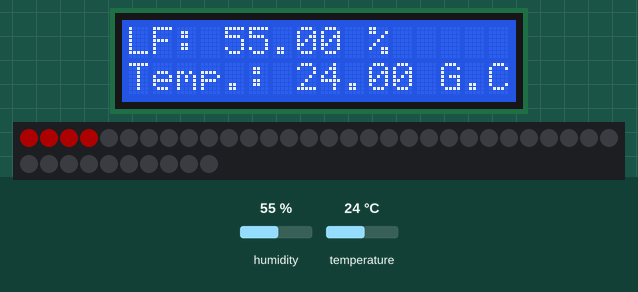
This sketch was run on a simulated Arduino Uno, built with avr-gcc and run on an emulated ATmega328P. Shown: 16×2 character LCD, 40 RGB LEDs in strip order, left to right, continuing on the next row. The test bench sets the inputs (shaded band); at power-on: humidity 55 %, temperature 24 °C. Dim RGB values are drawn brighter than linear.

Above: at 2.6 s.
2.7 s: humidity set to 76 %
At 4.6 s:
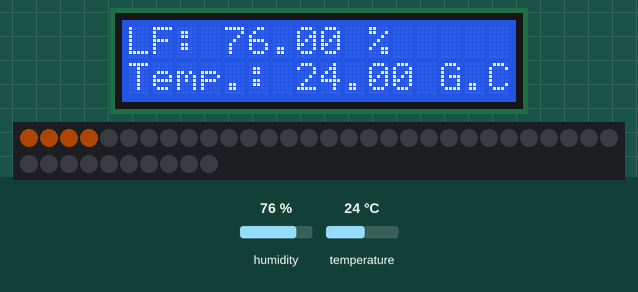
5.7 s: humidity set to 79 %
At 7.1 s:
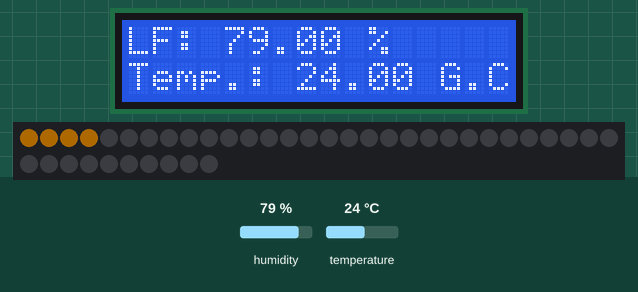
8.7 s: temperature set to 24.8 °C
11.7 s: humidity set to 85 %
At 13.5 s:
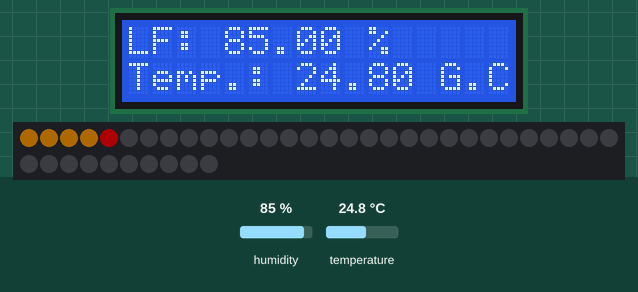
14.7 s: humidity set to 88 %
At 17.4 s:
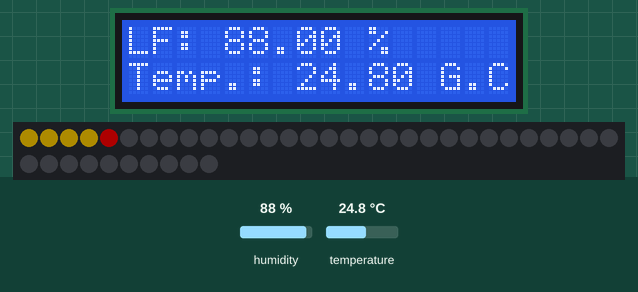
Timing chart, 0 to 18.7 s (numbered marks = the images above; inputs shaded):
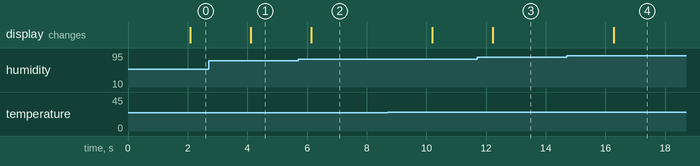

The sketch:

temperatur_Display_Neo_Pixels.ino
```cpp
#include <Adafruit_NeoPixel.h>
#ifdef __AVR__
#include <avr/power.h>
#endif
#define PIN 8 // Hier wird angegeben, an welchem digitalen Pin die WS2812 LEDs bzw. NeoPixel angeschlossen sind
#define NUMPIXELS 40 // Hier wird die Anzahl der angeschlossenen WS2812 LEDs bzw. NeoPixel angegeben
Adafruit_NeoPixel pixels = Adafruit_NeoPixel(NUMPIXELS, PIN, NEO_GRB + NEO_KHZ800);

int pause=100; // 100 Millisekunden Pause bis zur Ansteuerung der nächsten LED.


#include <LiquidCrystal.h>
LiquidCrystal lcd(12, 11, 5, 4, 3, 2);

#include "DHT.h" //DHT Bibliothek laden

#define DHTPIN A0 //Der Sensor wird an PIN 2 angeschlossen

#define DHTTYPE DHT22    // Es handelt sich um den DHT22 Sensor

DHT dht(DHTPIN, DHTTYPE); //Der Sensor wird ab jetzt mit „dth“ angesprochen

void setup() {
  Serial.begin(9600); //Serielle Verbindung starten
  lcd.begin(16, 2);
  dht.begin(); //DHT22 Sensor starten
  pixels.begin(); // Initialisierung der NeoPixel
}

void loop() {


delay(2000);

  float Luftfeuchtigkeit = dht.readHumidity(); //die Luftfeuchtigkeit auslesen und unter „Luftfeutchtigkeit“ speichern

  float Temperatur = dht.readTemperature();//die Temperatur auslesen und unter „Temperatur“ speichern
  lcd.clear(); //Display löschen.
  lcd.setCursor(0, 0);
  lcd.print("LF: "); //Im seriellen Monitor den Text und
  lcd.print(Luftfeuchtigkeit); //die Dazugehörigen Werte anzeigen
  lcd.print(" %");
  lcd.setCursor(0, 1);
  lcd.print("Temp.: ");
  lcd.print(Temperatur);
  lcd.print(" G.C.");

  if (Temperatur > 0)
  {
    pixels.setPixelColor(0, pixels.Color(50,0,0)); // Pixel1 leuchtet in der Farbe Grün
    pixels.show();

          if(Luftfeuchtigkeit >=60 & Luftfeuchtigkeit < 69)
      {
       pixels.setPixelColor(0, pixels.Color(50,10,0));
       pixels.show();
      }
      if(Luftfeuchtigkeit >=69 & Luftfeuchtigkeit < 78)
      {
       pixels.setPixelColor(0, pixels.Color(50,20,0));
       pixels.show();
      }

      if(Luftfeuchtigkeit >=78 & Luftfeuchtigkeit < 87)
      {
       pixels.setPixelColor(0, pixels.Color(50,30,0));
       pixels.show();
      }
      if(Luftfeuchtigkeit >=87 & Luftfeuchtigkeit < 96)
      {
       pixels.setPixelColor(0, pixels.Color(50,40,0));
       pixels.show();
      }

     if(Luftfeuchtigkeit >=96)
      {
       pixels.setPixelColor(0, pixels.Color(50,50,0));
       pixels.show();
      }
  }

  if (Temperatur > 6)
  {
    pixels.setPixelColor(1, pixels.Color(50,0,0)); // Pixel1 leuchtet in der Farbe Grün
    pixels.show();
      if(Luftfeuchtigkeit >=60 & Luftfeuchtigkeit < 69)
      {
       pixels.setPixelColor(1, pixels.Color(50,10,0));
       pixels.show();
      }
      if(Luftfeuchtigkeit >=69 & Luftfeuchtigkeit < 78)
      {
       pixels.setPixelColor(1, pixels.Color(50,20,0));
       pixels.show();
      }

      if(Luftfeuchtigkeit >=78 & Luftfeuchtigkeit < 87)
      {
       pixels.setPixelColor(1, pixels.Color(50,30,0));
       pixels.show();
      }
      if(Luftfeuchtigkeit >=87 & Luftfeuchtigkeit < 96)
      {
       pixels.setPixelColor(1, pixels.Color(50,40,0));
       pixels.show();
      }

     if(Luftfeuchtigkeit >=96)
      {
       pixels.setPixelColor(1, pixels.Color(50,50,0));
       pixels.show();
      }

  }
  if (Temperatur > 12)
  {
    pixels.setPixelColor(2, pixels.Color(50,0,0)); // Pixel1 leuchtet in der Farbe Grün
    pixels.show();

        if(Luftfeuchtigkeit >=60 & Luftfeuchtigkeit < 69)
      {
       pixels.setPixelColor(2, pixels.Color(50,10,0));
       pixels.show();
      }
      if(Luftfeuchtigkeit >=69 & Luftfeuchtigkeit < 78)
      {
       pixels.setPixelColor(2, pixels.Color(50,20,0));
       pixels.show();
      }

      if(Luftfeuchtigkeit >=78 & Luftfeuchtigkeit < 87)
      {
       pixels.setPixelColor(2, pixels.Color(50,30,0));
       pixels.show();
      }
      if(Luftfeuchtigkeit >=87 & Luftfeuchtigkeit < 96)
      {
       pixels.setPixelColor(2, pixels.Color(50,40,0));
       pixels.show();
      }

     if(Luftfeuchtigkeit >=96)
      {
       pixels.setPixelColor(2, pixels.Color(50,50,0));
       pixels.show();
      }
  }
  if (Temperatur > 18)
  {
    pixels.setPixelColor(3, pixels.Color(50,0,0)); // Pixel1 leuchtet in der Farbe Grün
    pixels.show();
        if(Luftfeuchtigkeit >=60 & Luftfeuchtigkeit < 69)
      {
       pixels.setPixelColor(3, pixels.Color(50,10,0));
       pixels.show();
      }
      if(Luftfeuchtigkeit >=69 & Luftfeuchtigkeit < 78)
      {
       pixels.setPixelColor(3, pixels.Color(50,20,0));
       pixels.show();
      }

      if(Luftfeuchtigkeit >=78 & Luftfeuchtigkeit < 87)
      {
       pixels.setPixelColor(3, pixels.Color(50,30,0));
       pixels.show();
      }
      if(Luftfeuchtigkeit >=87 & Luftfeuchtigkeit < 96)
      {
       pixels.setPixelColor(3, pixels.Color(50,40,0));
       pixels.show();
      }

     if(Luftfeuchtigkeit >=96)
      {
       pixels.setPixelColor(3, pixels.Color(50,50,0));
       pixels.show();
      }
  }
  if (Temperatur > 24)
  {
    pixels.setPixelColor(4, pixels.Color(50,0,0)); // Pixel1 leuchtet in der Farbe Grün
    pixels.show();
  }

if (Temperatur > 30)
  {
    pixels.setPixelColor(5, pixels.Color(50,0,0)); // Pixel1 leuchtet in der Farbe Grün
    pixels.show();

        if(Luftfeuchtigkeit >=60 & Luftfeuchtigkeit < 69)
      {
       pixels.setPixelColor(5, pixels.Color(50,10,0));
       pixels.show();
      }
      if(Luftfeuchtigkeit >=69 & Luftfeuchtigkeit < 78)
      {
       pixels.setPixelColor(5, pixels.Color(50,20,0));
       pixels.show();
      }

      if(Luftfeuchtigkeit >=78 & Luftfeuchtigkeit < 87)
      {
       pixels.setPixelColor(5, pixels.Color(50,30,0));
       pixels.show();
      }
      if(Luftfeuchtigkeit >=87 & Luftfeuchtigkeit < 96)
      {
       pixels.setPixelColor(5, pixels.Color(50,40,0));
       pixels.show();
      }

     if(Luftfeuchtigkeit >=96)
      {
       pixels.setPixelColor(5, pixels.Color(50,50,0));
       pixels.show();
      }
  }
  if (Temperatur > 36)
  {
    pixels.setPixelColor(6, pixels.Color(50,0,0)); // Pixel1 leuchtet in der Farbe Grün
    pixels.show();

        if(Luftfeuchtigkeit >=60 & Luftfeuchtigkeit < 69)
      {
       pixels.setPixelColor(6, pixels.Color(50,10,0));
       pixels.show();
      }
      if(Luftfeuchtigkeit >=69 & Luftfeuchtigkeit < 78)
      {
       pixels.setPixelColor(6, pixels.Color(50,20,0));
       pixels.show();
      }

      if(Luftfeuchtigkeit >=78 & Luftfeuchtigkeit < 87)
      {
       pixels.setPixelColor(6, pixels.Color(50,30,0));
       pixels.show();
      }
      if(Luftfeuchtigkeit >=87 & Luftfeuchtigkeit < 96)
      {
       pixels.setPixelColor(6, pixels.Color(50,40,0));
       pixels.show();
      }

     if(Luftfeuchtigkeit >=96)
      {
       pixels.setPixelColor(6, pixels.Color(50,50,0));
       pixels.show();
      }
  }
  if (Temperatur > 42)
  {
    pixels.setPixelColor(7, pixels.Color(50,0,0)); // Pixel1 leuchtet in der Farbe Grün
    pixels.show();
  }

}
```

Measured:
- the behaviour switches between 77 and 78 % on humidity (found by bisection; images 1 and 2)
- the behaviour switches between 86 and 87 % on humidity (found by bisection; images 3 and 4)
- after the input at 2.7 s, the display: changes after 1.4 s (image 1)
- after the input at 5.7 s, the display: changes after 0.43 s (image 2)
- after the input at 11.7 s, the display: changes after 0.52 s (image 3)
- after the input at 14.7 s, the display: changes after 1.6 s (image 4)
